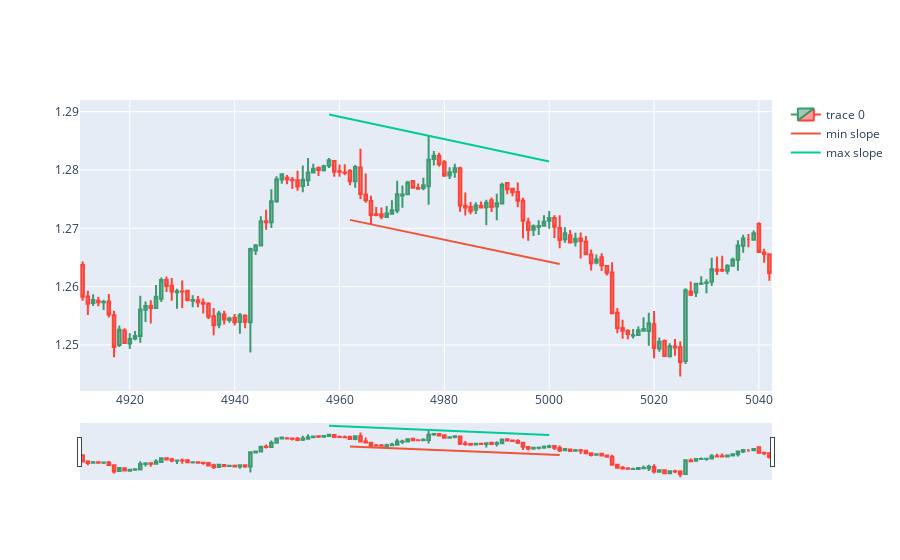

Notebook code for this chart:
### Markdown cell above
# backcandles time window more dynamic

### Code cell
import numpy as np
from matplotlib import pyplot
backcandles= 40 # 6*8
brange = 10 # backcandles//4 #should be less than backcandles
wind = 6

candleid = 5000

optbackcandles= backcandles
sldiff = 10000

for r1 in range(backcandles-brange, backcandles+brange):
    maxim = np.array([])
    minim = np.array([])
    xxmin = np.array([])
    xxmax = np.array([])
    for i in range(candleid-r1, candleid+1, wind):
        minim = np.append(minim, df.low.iloc[i:i+wind].min())
        xxmin = np.append(xxmin, df.low.iloc[i:i+wind].idxmin())
    for i in range(candleid-r1, candleid+1, wind):
        maxim = np.append(maxim, df.high.loc[i:i+wind].max())
        xxmax = np.append(xxmax, df.high.iloc[i:i+wind].idxmax())
    slmin, intercmin = np.polyfit(xxmin, minim,1)
    slmax, intercmax = np.polyfit(xxmax, maxim,1)
    
    if(abs(slmin-slmax)<sldiff):
        sldiff = abs(slmin-slmax)
        optbackcandles=r1
        slminopt = slmin
        slmaxopt = slmax
        intercminopt = intercmin
        intercmaxopt = intercmax
        maximopt = maxim.copy()
        minimopt = minim.copy()
        xxminopt = xxmin.copy()
        xxmaxopt = xxmax.copy()

        print(optbackcandles)
dfpl = df[candleid-wind-optbackcandles-backcandles:candleid+optbackcandles]  
fig = go.Figure(data=[go.Candlestick(x=dfpl.index,
                open=dfpl['open'],
                high=dfpl['high'],
                low=dfpl['low'],
                close=dfpl['close'])])

adjintercmax = (df.high.iloc[xxmaxopt] - slmaxopt*xxmaxopt).max()
adjintercmin = (df.low.iloc[xxminopt] - slminopt*xxminopt).min()
fig.add_trace(go.Scatter(x=xxminopt, y=slminopt*xxminopt + adjintercmin, mode='lines', name='min slope'))
fig.add_trace(go.Scatter(x=xxmaxopt, y=slmaxopt*xxmaxopt + adjintercmax, mode='lines', name='max slope'))
fig.show()

### Figure 1 — Plotly figure (JSON) as saved in the notebook; plotly's stock layout.template omitted (floating-point values rounded to 4 significant figures; data arrays with more than 128 entries replaced by an {"elided": "..."} marker saying what was removed)
{"data": [{"close": {"elided": "132 float values"}, "high": {"elided": "132 float values"}, "low": {"elided": "132 float values"}, "open": {"elided": "132 float values"}, "type": "candlestick", "x": {"elided": "132 int values"}}, {"mode": "lines", "name": "min slope", "type": "scatter", "x": [4962, 4966, 4969, 4977, 4984, 4988, 4996, 5002], "y": [1.271, 1.271, 1.27, 1.269, 1.267, 1.267, 1.265, 1.264]}, {"mode": "lines", "name": "max slope", "type": "scatter", "x": [4958, 4964, 4971, 4977, 4982, 4991, 4994, 5000], "y": [1.29, 1.288, 1.287, 1.286, 1.285, 1.283, 1.283, 1.281]}], "layout": {"autosize": true, "xaxis": {"autorange": true, "range": [4910.0, 5042.0], "rangeslider": {"autorange": true, "range": [4910.0, 5042.0], "yaxis": {"_template": null, "rangemode": "match"}}, "type": "linear"}, "yaxis": {"autorange": true, "range": [1.242, 1.292], "type": "linear"}}}
